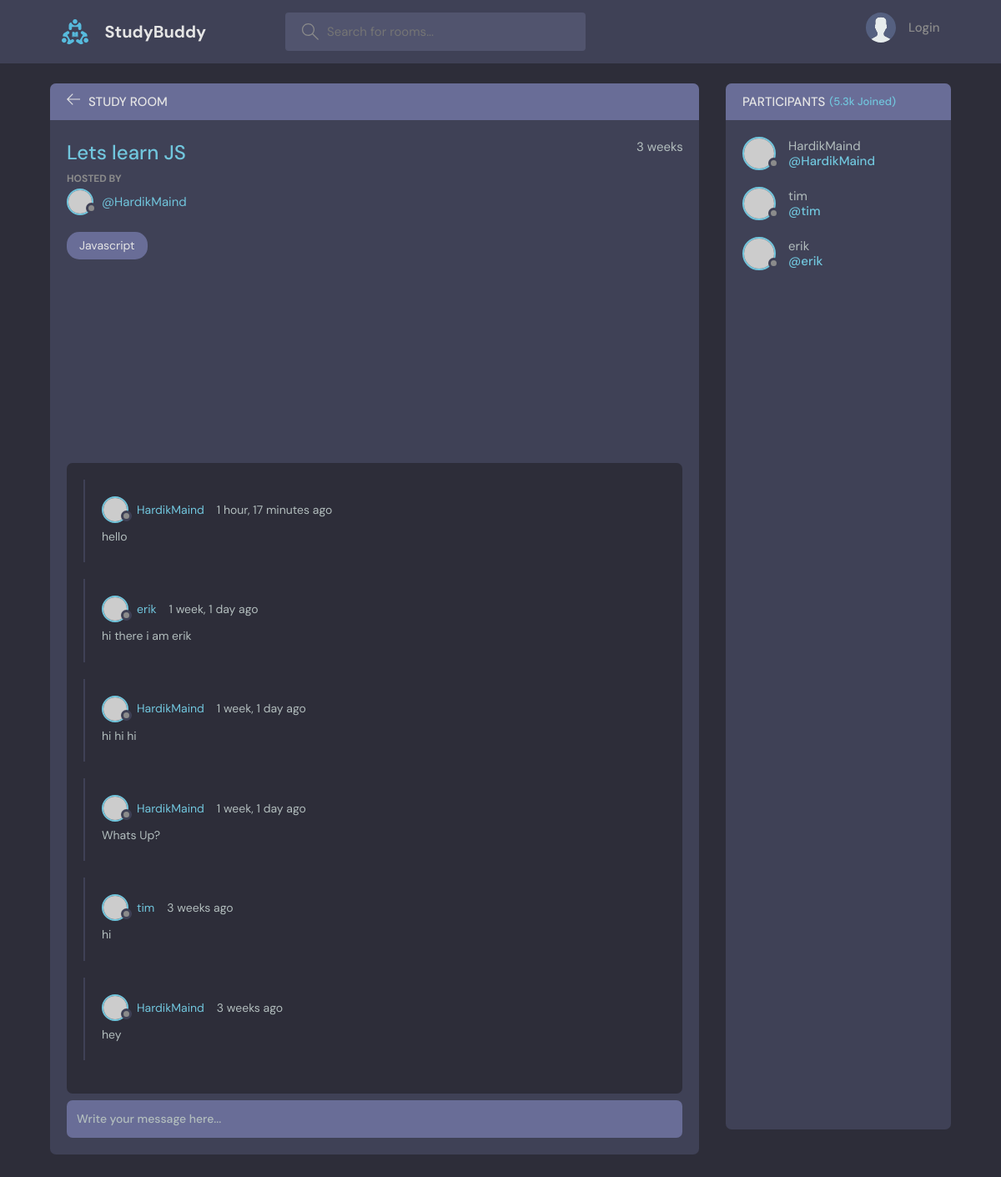
Page /room/1 on the earlier database version.
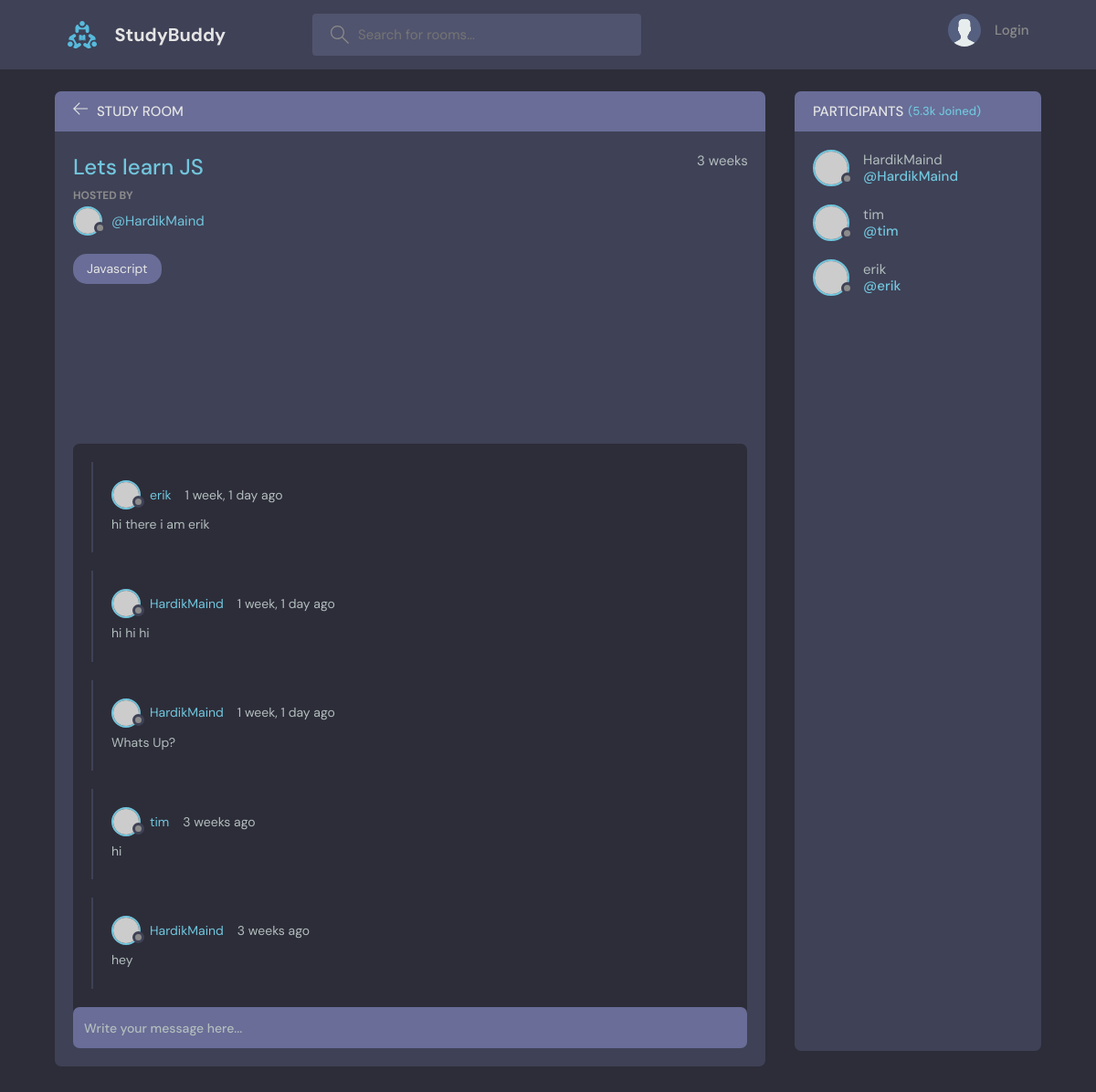
Same page on the later database version.
### base/models.py (models this page shows, shortened)
class Message(models.Model):
    user = models.ForeignKey(User, on_delete=models.CASCADE)
    room = models.ForeignKey(Room, on_delete=models.CASCADE)
    body = models.TextField()
    updated = models.DateTimeField(auto_now=True)
    created = models.DateTimeField(auto_now_add=True)
    class Meta:
        ordering = ['-updated', '-created']

### base/views.py (the view, shortened to what this page needs)
# urls.py: path('room/<str:pk>', views.room,name="room"),   #when the user goes to the home page, the home function is called
def room(request, pk):
    room = Room.objects.get(id=pk)
    room_message = room.message_set.all()
    participants = room.participants.all()
    context = {'room': room, 'room_messages': room_message,
               'participants': participants}
    return render(request, 'base/room.html', context)

### base/models.py (called while the page is built)
    def __str__(self):
        return self.name

### base/templates/base/room.html (shortened to what this page needs)
{% extends 'main.html' %} {% block content %}
<main class="profile-page layout layout--2">
  <div class="container">
    <div class="room">
      <div class="room__top">
        <div class="room__topLeft">
          <a href="{% url 'home' %}">
            <svg
              version="1.1"
              xmlns="http://www.w3.org/2000/svg"
              width="32"
              height="32"
              viewBox="0 0 32 32"
            >
              <title>arrow-left</title>
              <path
                d="M13.723 2.286l-13.723 13.714 13.719 13.714 1.616-1.611-10.96-10.96h27.625v-2.286h-27.625l10.965-10.965-1.616-1.607z"
              ></path>
            </svg>
          </a>
          <h3>Study Room</h3>
        </div>
      </div>
      <div class="room__box scroll">
        <div class="room__header scroll">
          <div class="room__info">
            <h3>{{room.name}}</h3>
            <span>{{room.created|timesince}}</span>
          </div>
          <div class="room__hosted">
            <p>Hosted By</p>
            <a href="{% url 'user-profile' room.host.id %}" class="room__author">
              <div class="avatar avatar--small">
                <img src="https://randomuser.me/api/portraits/men/37.jpg" />
              </div>
              <span>@{{room.host.username}}</span>
            </a>
          </div>
          <span class="room__topics">{{room.topic}}</span>
        </div>
        <div class="room__conversation">
          <div class="threads scroll">
            {% for message in room_messages %}
            <div class="thread">
              <div class="thread__top">
                <div class="thread__author">
                  <a href="{% url 'user-profile' message.user.id %}" class="thread__authorInfo">
                    <div class="avatar avatar--small">
                      <img
                        src="https://randomuser.me/api/portraits/men/37.jpg"
                      />
                    </div>
                    <span>{{message.user.username}}</span>
                  </a>
                  <span class="thread__date">{{message.created|timesince}} ago</span>
                </div>
              </div>
              <div class="thread__details">
                {{message.body}}
              </div>
            </div>
            {% endfor %}
          </div>
        </div>
      </div>
      <div class="room__message">
        <form action="#" method="POST">{% csrf_token %}
          <input name="body" placeholder="Write your message here..." />
        </form>
      </div>
    </div>
    <div class="participants">
      <h3 class="participants__top">Participants <span>(5.3k Joined)</span></h3>
      <div class="participants__list scroll">
        {% for user in participants %}
        <a href="{% url 'user-profile' user.id %}" class="participant">
          <div class="avatar avatar--medium">
            <img src="https://randomuser.me/api/portraits/men/37.jpg" />
          </div>
          <p>
            {{user.username}}
            <span>@{{user.username}}</span>
          </p>
        </a>
        {% endfor %}
      </div>
    </div>
  </div>
</main>
{% endblock content %}

Differences in the rows shown:
removed Message: user.username "HardikMaind", created "1 hour, 17 minutes", body "hello"
